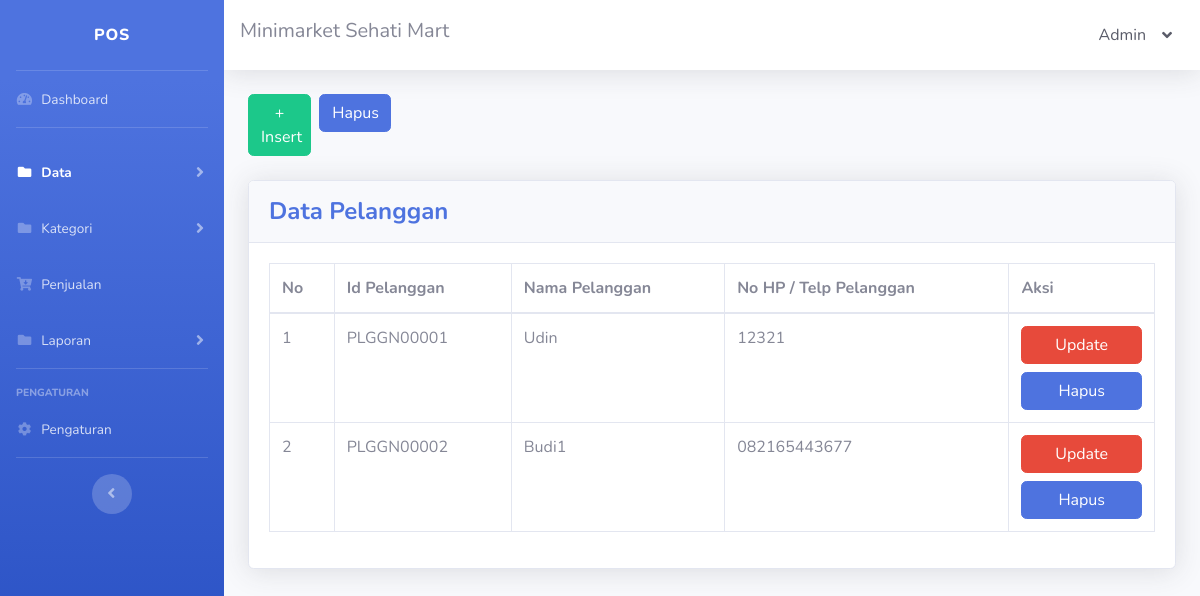
The app's page /pelanggan.php (signed in) with its own data.
### tables this page shows
CREATE TABLE `tbl_pengaturan` (
  `pengaturan_id` int NOT NULL,
  `pengaturan_nama_sidebar` text NOT NULL,
  `pengaturan_nama_navbar` text NOT NULL,
  `pengaturan_alamat` text NOT NULL,
  `pengaturan_no_hp` varchar(15) NOT NULL
);

CREATE TABLE `tbl_pengguna` (
  `pengguna_id` int NOT NULL,
  `pengguna_nama` text NOT NULL,
  `username` varchar(30) NOT NULL,
  `password` varchar(30) NOT NULL,
  `pengguna_pilihan` varchar(30) NOT NULL
);

CREATE TABLE `tbl_pelanggan` (
  `pelanggan_id` varchar(10) NOT NULL,
  `pelanggan_nama` text NOT NULL,
  `pelanggan_no_hp` varchar(15) NOT NULL
);

### pelanggan.php (the view, shortened to what this page needs)
<!DOCTYPE html>
<html lang="en">
<?php
include 'config.php';
$queryPengaturan = "SELECT * FROM tbl_pengaturan";
$data = mysqli_query($config, $queryPengaturan);
$pengaturan = mysqli_fetch_assoc($data);
$queryPengguna = "SELECT * FROM tbl_pengguna WHERE pengguna_id='{$_SESSION['pengguna_id']}'";
$dataPengguna = mysqli_query($config, $queryPengguna);
$pengguna = mysqli_fetch_assoc($dataPengguna);
?>
<head>
    <link href="vendor/fontawesome-free/css/all.min.css" rel="stylesheet" type="text/css">
    <link href="css/sb-admin-2.min.css" rel="stylesheet">
</head>
<body id="page-top">
    <div id="wrapper">
        <ul class="navbar-nav bg-gradient-primary sidebar sidebar-dark accordion" id="accordionSidebar">
            <a class="sidebar-brand d-flex align-items-center justify-content-center" href="index.html">
                <div class="sidebar-brand-text mx-3"><?= $pengaturan['pengaturan_nama_sidebar'] ?></div>
            </a>
            <hr class="sidebar-divider my-0">
            <li class="nav-item">
                <a class="nav-link" href="index.php">
                    <i class="fas fa-fw fa-tachometer-alt"></i>
                    <span>Dashboard</span>
                </a>
            </li>
            <hr class="sidebar-divider">
            <li class="nav-item active">
                <a class="nav-link collapsed" href="#" data-toggle="collapse" data-target="#collapseData" aria-expanded="true" aria-controls="collapseData">
                    <i class="fas fa-fw fa-folder"></i>
                    <span>Data</span>
                </a>
            </li>
            <li class="nav-item">
                <a class="nav-link collapsed" href="#" data-toggle="collapse" data-target="#collapseKategori" aria-expanded="true" aria-controls="collapseKategori">
                    <i class="fas fa-fw fa-folder"></i>
                    <span>Kategori</span>
                </a>
            </li>
            <li class="nav-item">
                <a class="nav-link" href="penjualan.php">
                    <i class="fas fa-fw fa-cart-arrow-down"></i>
                    <span>Penjualan</span>
                </a>
            </li>
            <li class="nav-item">
                <a class="nav-link collapsed" href="#" data-toggle="collapse" data-target="#collapseLaporan" aria-expanded="true" aria-controls="collapseLaporan">
                    <i class="fas fa-fw fa-folder"></i>
                    <span>Laporan</span>
                </a>
            </li>
            <hr class="sidebar-divider">
            <div class="sidebar-heading">Pengaturan</div>
            <li class="nav-item">
                <a class="nav-link" href="pengaturan.php">
                    <i class="fas fa-fw fa-cog"></i>
                    <span>Pengaturan</span>
                </a>
            </li>
            <hr class="sidebar-divider d-none d-md-block">
            <div class="text-center d-none d-md-inline">
                <button class="rounded-circle border-0" id="sidebarToggle"></button>
            </div>
        </ul>
        <div id="content-wrapper" class="d-flex flex-column">
            <div id="content">
                <nav class="navbar navbar-expand navbar-light bg-white topbar mb-4 static-top shadow">
                    <h5><?= $pengaturan['pengaturan_nama_navbar'] ?></h5>
                    <ul class="navbar-nav ml-auto">
                        <li class="nav-item dropdown no-arrow">
                            <a class="nav-link dropdown-toggle text-dark" href="#" id="userDropdown" role="button" data-toggle="dropdown" aria-haspopup="true" aria-expanded="false">
                                <?= $pengguna['pengguna_nama'] ?>
                                <i class="ml-3 fas fa-angle-down"></i>
                            </a>
                        </li>
                    </ul>
                </nav>
                <div class="container-fluid">
                    <div class="row my-4">
                        <div class="col-lg-1 pr-1">
                            <a href="pelanggan_insert.php" class="btn btn-success btn-block">+ Insert</a>
                        </div>
                        <div class="col-lg-1 px-1">
                            <a href="pelanggan_hapus.php" class="btn btn-primary btn-user btn-block">Hapus</a>
                        </div>
                    </div>
                    <div class="card shadow mb-4">
                        <div class="card-header py-3">
                            <h4 class="m-0 font-weight-bold text-primary">Data Pelanggan</h4>
                        </div>
                        <div class="card-body">
                            <div class="table-responsive">
                                <table class="table table-bordered" width="100%" cellspacing="0">
                                    <thead>
                                        <tr>
                                            <th>No</th>
                                            <th>Id Pelanggan</th>
                                            <th>Nama Pelanggan</th>
                                            <th>No HP / Telp Pelanggan</th>
                                            <th>Aksi</th>
                                        </tr>
                                    </thead>
                                    <tbody>
                                        <?php
                                        $no = 1;
                                        $queryPelanggan = "SELECT * FROM tbl_pelanggan";
                                        $dataPelanggan = mysqli_query($config, $queryPelanggan);
                                        while ($pelanggan = mysqli_fetch_assoc($dataPelanggan)) {
                                            echo "
                                            <tr>
                                                <td>{$no}</td>
                                                <td>{$pelanggan['pelanggan_id']}</td>
                                                <td>{$pelanggan['pelanggan_nama']}</td>
                                                <td>{$pelanggan['pelanggan_no_hp']}</td>
                                                <td>
                                                    <a href='pelanggan_update.php?pelanggan_id={$pelanggan['pelanggan_id']}' class='btn btn-danger btn-user btn-block'>Update</a>
                                                    <a href='pelanggan_hapus_satuan.php?pelanggan_id={$pelanggan['pelanggan_id']}' class='btn btn-primary btn-user btn-block'>Hapus</a>
                                                </td>
                                            </tr>";
                                            $no++;
                                        }
                                        ?>
                                    </tbody>
                                </table>
                            </div>
                        </div>
                    </div>
                </div>
            </div>
        </div>
    </div>
</body>
</html>

### records on screen
tbl_pengaturan: pengaturan_nama_sidebar "POS", pengaturan_nama_navbar "Minimarket Sehati Mart"
tbl_pengguna: pengguna_nama "Admin"
tbl_pelanggan: pelanggan_id "PLGGN00001", pelanggan_nama "Udin", pelanggan_no_hp "12321"
tbl_pelanggan: pelanggan_id "PLGGN00002", pelanggan_nama "Budi1", pelanggan_no_hp "082165443677"
